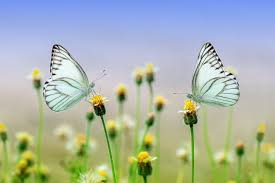
#> input picture notebooks/two-butterfly.jpg, 275 x 183 px
$ jupyter execute --allow-errors seam_carving_Karanth.ipynb
#> lines starting #> are read from the running program, lines starting #| are printed output that depends on the picture
#> further down, img is the input picture: shape (183, 275, 3); mean R, G, B 169.8, 180.5, 168.5
https://karthikkaranth.me/blog/implementing-seam-carving-with-python/

https://ben-tanen.com/projects/2020/10/08/seam-carving-pt1.html

[cell 1]
"""
Usage: python carver.py <r/c> <scale> <image_in> <image_out>
Copyright 2018 Karthik Karanth, MIT License
"""

import sys

from tqdm import trange
import numpy as np
from imageio import imread, imwrite
from scipy.ndimage.filters import convolve
import matplotlib.pyplot as plt

def calc_energy(img):
    filter_du = np.array([
        [1.0, 2.0, 1.0],
        [0.0, 0.0, 0.0],
        [-1.0, -2.0, -1.0],
    ])
    # This converts it from a 2D filter to a 3D filter, replicating the same
    # filter for each channel: R, G, B
    filter_du = np.stack([filter_du] * 3, axis=2)

    filter_dv = np.array([
        [1.0, 0.0, -1.0],
        [2.0, 0.0, -2.0],
        [1.0, 0.0, -1.0],
    ])
    # This converts it from a 2D filter to a 3D filter, replicating the same
    # filter for each channel: R, G, B
    filter_dv = np.stack([filter_dv] * 3, axis=2)

    img = img.astype('float32')
    convolved = np.absolute(convolve(img, filter_du)) + np.absolute(convolve(img, filter_dv))

    # We sum the energies in the red, green, and blue channels
    energy_map = convolved.sum(axis=2)

    return energy_map

def crop_c(img, scale_c):
#> called with scale_c = 0.5
    r, c, _ = img.shape
#> r = 183; c = 275
    new_c = np.int32(scale_c * c)
#> new_c = 137

    for i in trange(c - new_c):
        img = carve_column(img)
#> this loop made 138 passes
#> pass 1, in calc_energy, `convolved = np.absolute(convolve(img, filter_du)) + np.absolute(convol..`:
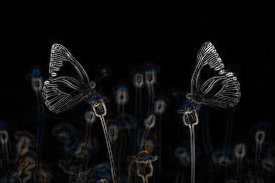
#> convolved: shape (183, 275, 3) float32; mean R, G, B 189.9, 185.9, 194.7; drawn with min black and max white
#> pass 1, in carve_column, `M, backtrack = minimum_seam(img)`:
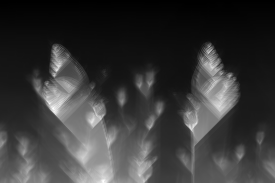
#> M: shape (183, 275) float32; min 0, max 44130, mean 9750.9; drawn with min black and max white
#> after the loop:
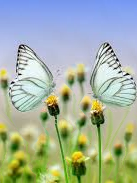
#> img: shape (183, 137, 3); mean of channels 0, 1, 2 164.3, 177.8, 161.3; drawn as R, G, B

    return img

def crop_r(img, scale_r):
    img = np.rot90(img, 1, (0, 1))
    img = crop_c(img, scale_r)
    img = np.rot90(img, 3, (0, 1))
    return img

def carve_column(img):
    r, c, _ = img.shape

    M, backtrack = minimum_seam(img)
    mask = np.ones((r, c), dtype=bool)

    j = np.argmin(M[-1])
    for i in reversed(range(r)):
        mask[i, j] = False
        j = backtrack[i, j]

    mask = np.stack([mask] * 3, axis=2)
    img = img[mask].reshape((r, c - 1, 3))
    return img

def minimum_seam(img):
    r, c, _ = img.shape
    energy_map = calc_energy(img)

    M = energy_map.copy()
    backtrack = np.zeros_like(M, dtype=np.int32)

    for i in range(1, r):
        for j in range(0, c):
            # Handle the left edge of the image, to ensure we don't index a -1
            if j == 0:
                idx = np.argmin(M[i-1, j:j + 2])
                backtrack[i, j] = idx + j
                min_energy = M[i-1, idx + j]
            else:
                idx = np.argmin(M[i - 1, j - 1:j + 2])
                backtrack[i, j] = idx + j - 1
                min_energy = M[i - 1, idx + j - 1]

            M[i, j] += min_energy

    return M, backtrack

[cell 2]
which_axis = 'c'
scale = 0.5
in_filename = 'two-butterfly.jpg'
# out_filename = sys.argv[4]
img = imread(in_filename)
if which_axis == 'r':
    out = crop_r(img, scale)
elif which_axis == 'c':
    out = crop_c(img, scale)

plt.figure(figsize=(10, 5))
plt.subplot(1, 2, 1)
plt.imshow(img)

plt.subplot(1, 2, 2)
plt.imshow(out.astype(np.int16))
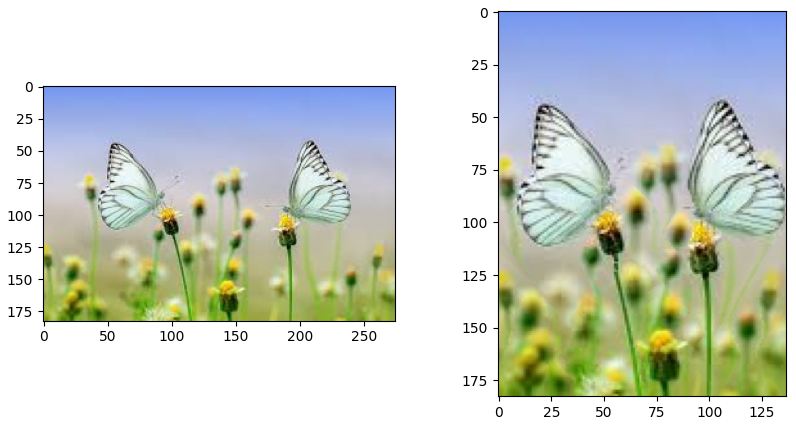
#> figure drawn by matplotlib, 2 panels
